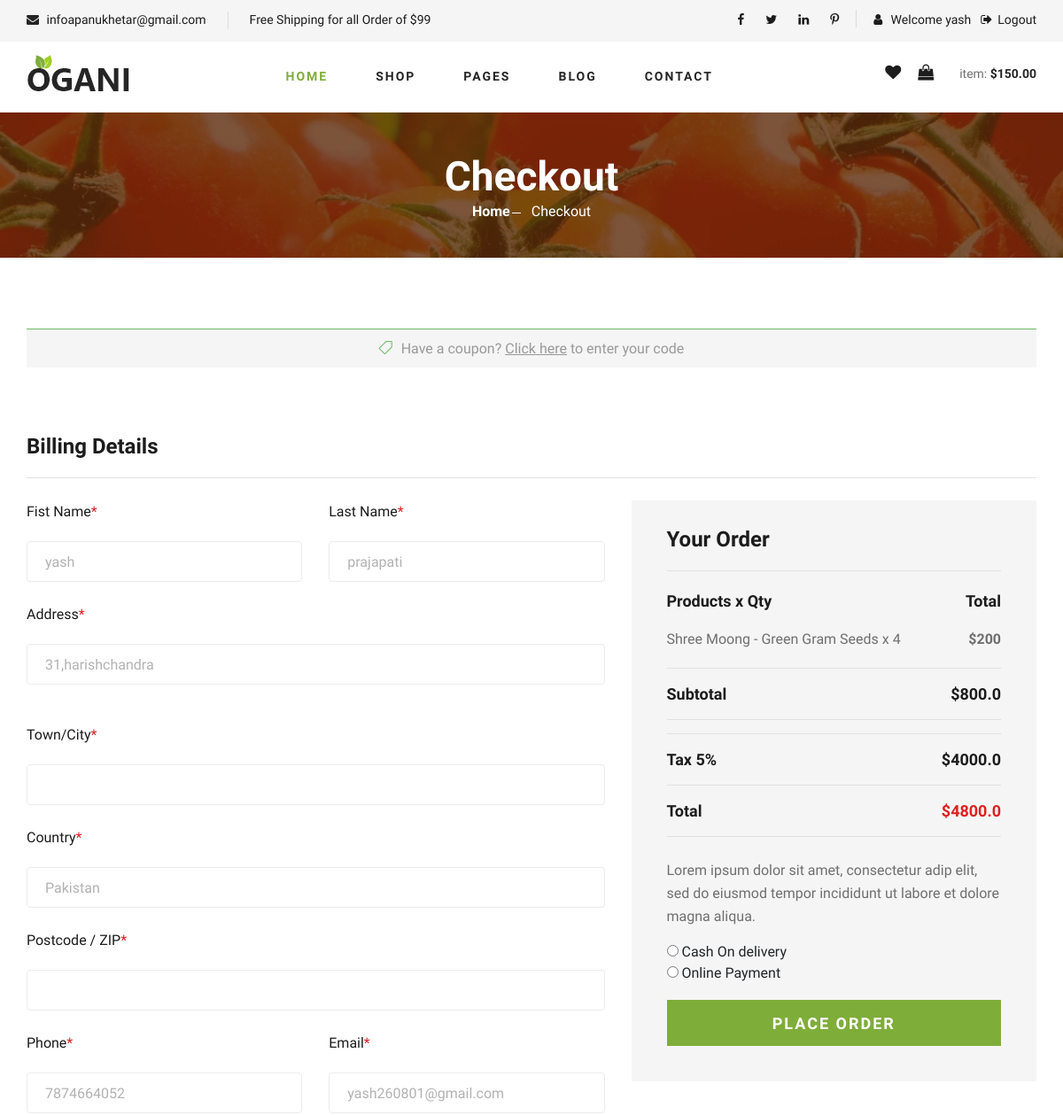
The page /checkout/ (signed in, upper part) on the database as committed earlier.
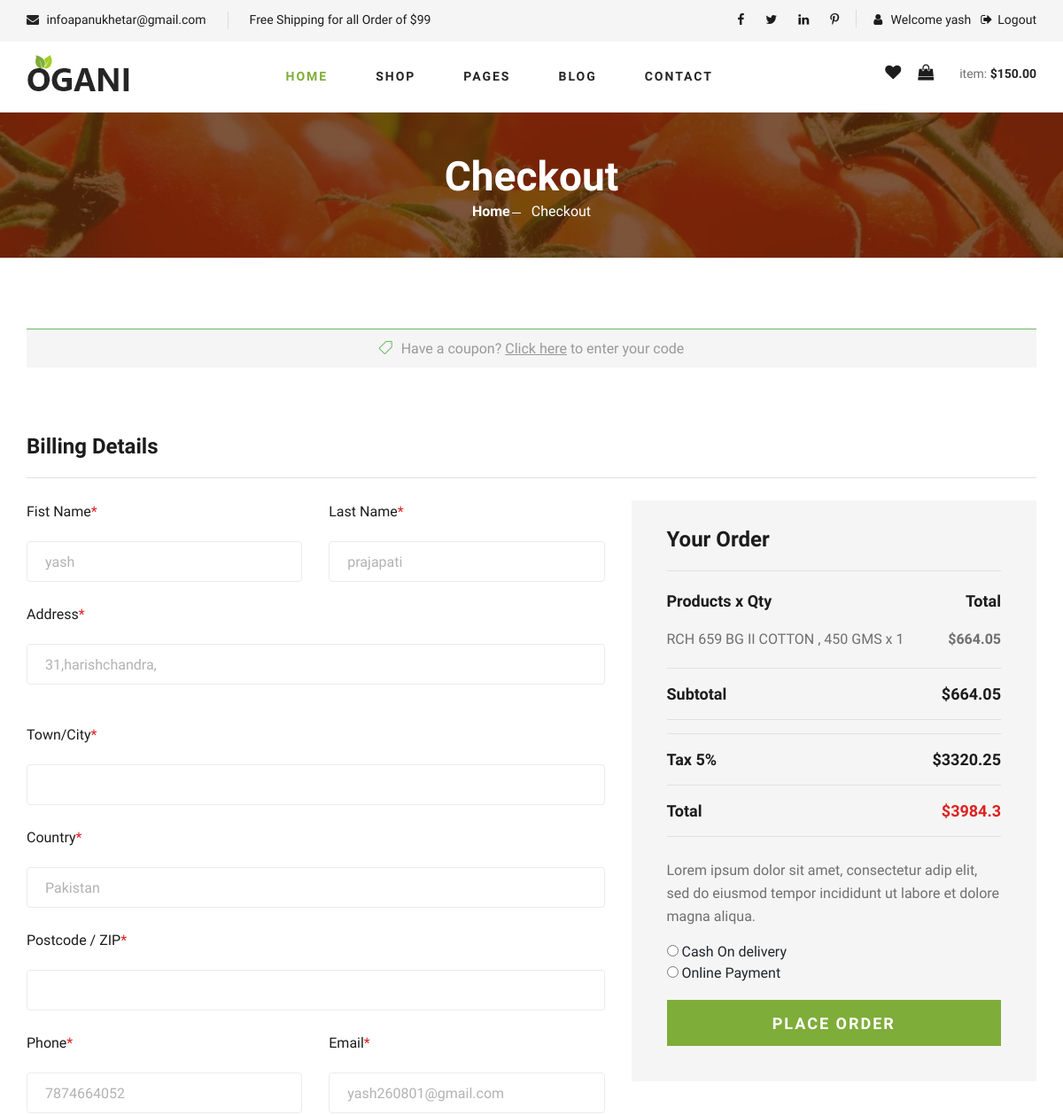
The same page on the database as committed later.
### ApanuKhetarApp/models.py (models this page shows, shortened)
class User(models.Model):
    FirstName = models.CharField(max_length=30)
    LastName = models.CharField(max_length=30)
    Email = models.EmailField(max_length=50)
    Password = models.CharField(max_length=20)
    DOB = models.DateField(blank=True, null=True)
    Country = models.CharField(max_length=30,blank=True, null=True)
    Mobile = models.IntegerField(blank=True,null=True)
    Address = models.CharField(max_length=300,null=True,blank=True)
    Shipping_Address = models.CharField(max_length=300,null=True,blank=True)
    Status = models.CharField(max_length=10,default="Deactive")

class Cart(models.Model):
    user=models.ForeignKey(User,on_delete=models.CASCADE)
    product=models.ForeignKey(Product,on_delete=models.CASCADE)
    added_date=models.DateTimeField(default=timezone.now)
    qty=models.CharField(max_length=100,default="1")
    price=models.CharField(max_length=100,default="")
    discount_percentage = models.CharField(max_length=10,default="0")
    after_dicount_price = models.CharField(max_length=10,default="0")
    total_price=models.CharField(max_length=100,default="0")
    status=models.CharField(max_length=10,default="pending")

class Product(models.Model):
    CHOICES1 = (
        ("In Stock",'In Stock'),
        ("Out of Stock",'Out of Stock'),
    )
    Category = models.ForeignKey(Sub_Category,on_delete=models.CASCADE)
    Product_Name = models.CharField(max_length=100)
    Product_Brand_Name = models.CharField(max_length=100,blank=True)
    Product_Desc = models.TextField(max_length=500)
    Product_Price  = models.IntegerField()
    Product_Stock = models.CharField(max_length=20,choices=CHOICES1,default="In Stock")
    Product_Quantity = models.IntegerField(default=100)
    Product_image_1=models.ImageField(upload_to='Product_Images/',null=True)
    Product_image_2=models.ImageField(upload_to='Product_Images/',null=True,blank=True,default="default.jpg")
    Product_image_3=models.ImageField(upload_to='Product_Images/',null=True,blank=True)
    Product_image_4=models.ImageField(upload_to='Product_Images/',null=True,blank=True)

### ApanuKhetarApp/views.py (the view)
# urls.py: path('checkout/',views.checkout,name="checkout"),
def checkout(request):
    user = User.objects.get(Email=request.session['email'])
    cart = Cart.objects.filter(user=user,status="pending")
    net_total1 = 0
    tax_percentage = 5
    tax = 0
    for i in cart:
        temp = float(i.total_price)
        net_total1 = float(net_total1 + temp)
    tax = float(net_total1 * tax_percentage)
    net_total2 = net_total1 + tax
    return render(request, 'checkout.html',{'cart':cart,'user':user,'net_total':net_total2,'sub_total':net_total1,'tax':tax})

### ApanuKhetarApp/templates/checkout.html (shortened to what the changed rows need)
{% extends 'base.html' %}
{% load static %}
{% block content %}
<!DOCTYPE html>
<html lang="zxx">
<body>
    <section class="breadcrumb-section set-bg" data-setbg="{% static 'img/breadcrumb.jpg' %}">
        <div class="container">
            <div class="row">
                <div class="col-lg-12 text-center">
                    <div class="breadcrumb__text">
                        <h2>Checkout</h2>
                    </div>
                </div>
            </div>
        </div>
    </section>
    <section class="checkout spad">
        <div class="container">
            <div class="checkout__form">
                <form action="{% url 'pay' %}" method="post">
                    <div class="row">
                        <div class="col-lg-7 col-md-6">
                            <div class="row">
                                <div class="col-lg-6">
                                    <div class="checkout__input">
                                        <p>Fist Name<span>*</span></p>
                                        <input type="text" name="ffname" value={{user.FirstName}}>
                                    </div>
                                </div>
                                <div class="col-lg-6">
                                    <div class="checkout__input">
                                        <p>Last Name<span>*</span></p>
                                        <input type="text" name="flname" value="{{user.LastName}}">
                                    </div>
                                </div>
                            </div>
                            <div class="checkout__input">
                                <p>Address<span>*</span></p>
                                <input type="text" placeholder="Street Address" class="checkout__input__add" name="faddress" value={{user.Address}}>
                            </div>
                            <div class="checkout__input">
                                <p>Country<span>*</span></p>
                                <input type="text" name="fcountry" value={{user.Country}}>
                            </div>
                            <div class="row">
                                <div class="col-lg-6">
                                    <div class="checkout__input">
                                        <p>Phone<span>*</span></p>
                                        <input type="text" name="fmno" value="{{user.Mobile}}">
                                    </div>
                                </div>
                                <div class="col-lg-6">
                                    <div class="checkout__input">
                                        <p>Email<span>*</span></p>
                                        <input type="text" name="femail" value="{{user.Email}}" readonly>
                                    </div>
                                </div>
                            </div>
                        </div>
                        <div class="col-lg-5 col-md-6">
                            <div class="checkout__order">
                                <ul>
                                    {% for i in cart %}
                                    <li>{{i.product.Product_Name}} x {{i.qty}}<span>${{i.after_dicount_price}}</span></li>
                                    {% endfor %}
                                </ul>
                                <div class="checkout__order__subtotal">Subtotal <span>${{sub_total}}</span></div>
                                <div class="checkout__order__subtotal">Tax 5%<span>${{tax}}</span></div>
                                <div class="checkout__order__total">Total <span>${{net_total}}</span></div>
                            </div>
                        </div>
                    </div>
                </form>
            </div>
        </div>
    </section>
</body>
</html>
{% endblock %}

Rows that differ between the two databases and show on the page:
removed Cart: product.Product_Name "Shree Moong - Green Gram Seeds", qty "4", after_dicount_price "200"
changed User "yash": faddress "31,harishchandra" → (not shown)
added Cart: product.Product_Name "RCH 659 BG II COTTON , 450 GMS", qty "1", after_dicount_price "664.05"
Other text that changed with them:
form field faddress: (not shown) → "31,harishchandra,"
{{ sub_total }}: "800.0" → "664.05"
{{ tax }}: "4000.0" → "3320.25"
{{ net_total }}: "4800.0" → "3984.3"
